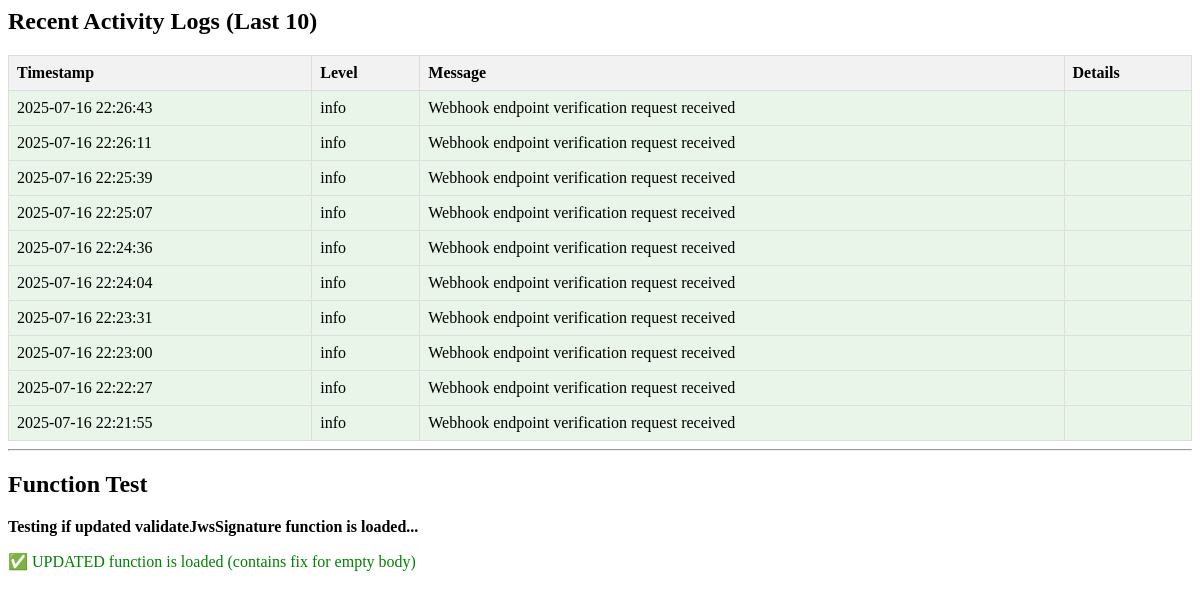
Page /check_logs.php on the earlier database version.
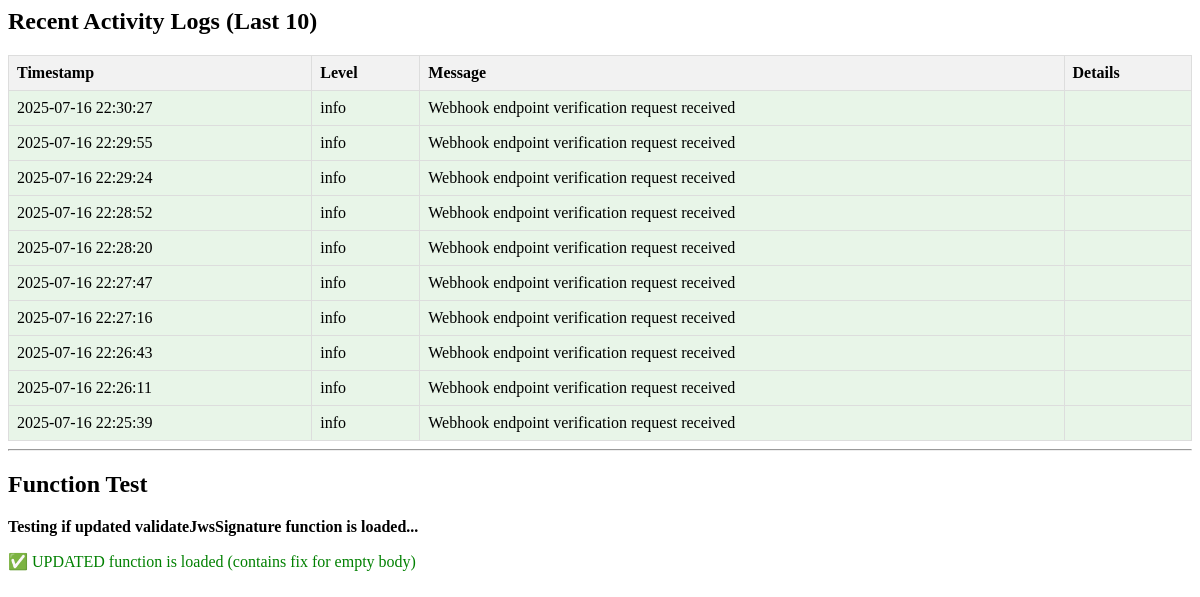
Same page on the later database version.
### tables this page shows
CREATE TABLE activity_logs (
            id INTEGER PRIMARY KEY AUTOINCREMENT,
            instance_id TEXT,
            timestamp DATETIME DEFAULT CURRENT_TIMESTAMP,
            level TEXT DEFAULT 'info' CHECK(level IN ('success', 'info', 'warning', 'error')),
            message TEXT NOT NULL,
            details TEXT,
            request_id TEXT,
            user_agent TEXT,
            ip_address TEXT
        );

### check_logs.php (the view, shortened to what this page needs)
<?php
require_once 'includes/database.php';
require_once 'includes/functions.php';
echo "<h2>Recent Activity Logs (Last 10)</h2>";
try {
    $stmt = $pdo->prepare("
        SELECT timestamp, level, message, details
        FROM activity_logs
        ORDER BY timestamp DESC
        LIMIT 10
    ");
    $stmt->execute();
    $logs = $stmt->fetchAll(PDO::FETCH_ASSOC);
    if ($logs) {
        echo "<table>";
        echo "<tr><th>Timestamp</th><th>Level</th><th>Message</th><th>Details</th></tr>";
        foreach ($logs as $log) {
            $bgColor = '';
            if ($log['level'] === 'info') $bgColor = 'background-color: #e8f5e8;';
            echo "<tr style='$bgColor'>";
            echo "<td>" . htmlspecialchars($log['timestamp']) . "</td>";
            echo "<td>" . htmlspecialchars($log['level']) . "</td>";
            echo "<td>" . htmlspecialchars($log['message']) . "</td>";
            echo "<td>" . htmlspecialchars(substr($log['details'] ?? '', 0, 200)) . "</td>";
            echo "</tr>";
        }
        echo "</table>";
    } else {
        echo "<p>No logs found.</p>";
    }
} catch (Exception $e) {
    echo "<p style='color:red'>Error: " . htmlspecialchars($e->getMessage()) . "</p>";
}
echo "<hr><h2>Function Test</h2>";
echo "<p><strong>Testing if updated validateJwsSignature function is loaded...</strong></p>";
$reflection = new ReflectionFunction('validateJwsSignature');
$source = file($reflection->getFileName());
$functionSource = '';
for ($i = $reflection->getStartLine() - 1; $i < $reflection->getEndLine(); $i++) {
    $functionSource .= $source[$i];
}
if (strpos($functionSource, 'EMPTY body for JWS validation') !== false) {
    echo "<p style='color:green'>✅ UPDATED function is loaded (contains fix for empty body)</p>";
} else {
    echo "<p style='color:red'>❌ OLD function is still loaded (does not contain empty body fix)</p>";
    echo "<p><strong>You need to update your functions.php file!</strong></p>";
}
?>

Differences in the rows shown:
no longer on this page (row unchanged): activity_logs: timestamp "2025-07-16 22:25:07", level "info", message "Webhook endpoint verification request received"
no longer on this page (row unchanged): activity_logs: timestamp "2025-07-16 22:24:36", level "info", message "Webhook endpoint verification request received"
no longer on this page (row unchanged): activity_logs: timestamp "2025-07-16 22:24:04", level "info", message "Webhook endpoint verification request received"
no longer on this page (row unchanged): activity_logs: timestamp "2025-07-16 22:23:31", level "info", message "Webhook endpoint verification request received"
no longer on this page (row unchanged): activity_logs: timestamp "2025-07-16 22:23:00", level "info", message "Webhook endpoint verification request received"
no longer on this page (row unchanged): activity_logs: timestamp "2025-07-16 22:22:27", level "info", message "Webhook endpoint verification request received"
no longer on this page (row unchanged): activity_logs: timestamp "2025-07-16 22:21:55", level "info", message "Webhook endpoint verification request received"
added activity_logs: timestamp "2025-07-16 22:30:27", level "info", message "Webhook endpoint verification request received"
added activity_logs: timestamp "2025-07-16 22:29:55", level "info", message "Webhook endpoint verification request received"
added activity_logs: timestamp "2025-07-16 22:29:24", level "info", message "Webhook endpoint verification request received"
added activity_logs: timestamp "2025-07-16 22:28:52", level "info", message "Webhook endpoint verification request received"
added activity_logs: timestamp "2025-07-16 22:28:20", level "info", message "Webhook endpoint verification request received"
added activity_logs: timestamp "2025-07-16 22:27:47", level "info", message "Webhook endpoint verification request received"
added activity_logs: timestamp "2025-07-16 22:27:16", level "info", message "Webhook endpoint verification request received"
